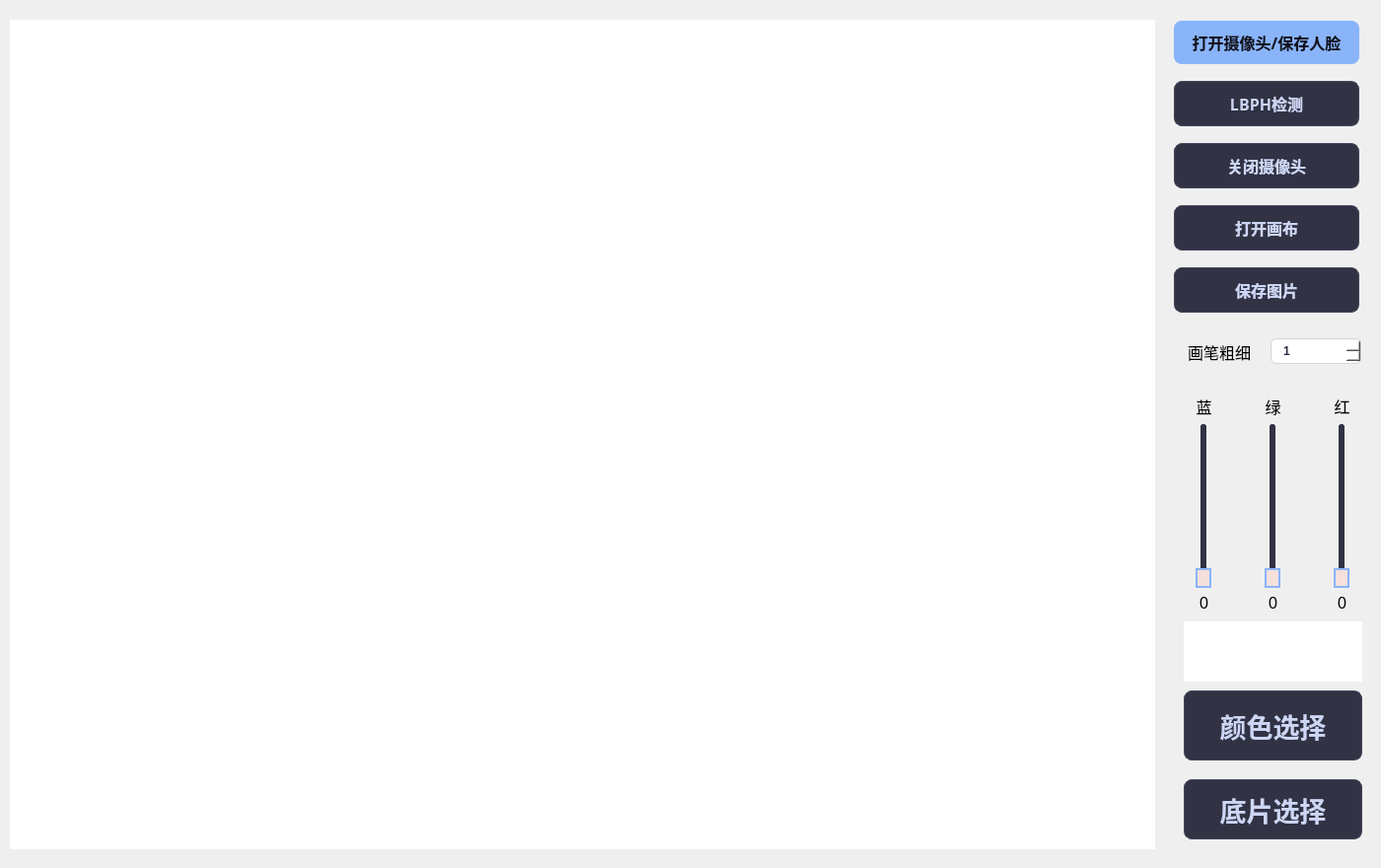
<?xml version="1.0" encoding="UTF-8"?>
<ui version="4.0">
 <class>Form</class>
 <widget class="QWidget" name="Form">
  <property name="geometry">
   <rect>
    <x>0</x>
    <y>0</y>
    <width>1400</width>
    <height>880</height>
   </rect>
  </property>
  <property name="windowTitle">
   <string>Form</string>
  </property>
  <widget class="QLabel" name="label_video">
   <property name="geometry">
    <rect>
     <x>10</x>
     <y>20</y>
     <width>1161</width>
     <height>841</height>
    </rect>
   </property>
   <property name="styleSheet">
    <string notr="true">background-color: rgb(255, 255, 255);</string>
   </property>
   <property name="text">
    <string/>
   </property>
  </widget>
  <widget class="QPushButton" name="but_color_select">
   <property name="geometry">
    <rect>
     <x>1200</x>
     <y>700</y>
     <width>181</width>
     <height>71</height>
    </rect>
   </property>
   <property name="font">
    <font>
     <family>幼圆</family>
     <pointsize>20</pointsize>
     <bold>true</bold>
    </font>
   </property>
   <property name="styleSheet">
    <string notr="true">QPushButton {
    background-color: #313244;
    color: #cdd6f4;
    border: 1px solid #45475a;
    border-radius: 8px;
    padding: 10px 15px;
    font-weight: bold;
}

QPushButton:hover {
    background-color: #45475a;
    border-color: #89b4fa;
    color: #ffffff;
}

QPushButton:pressed {
    background-color: #181825;
    border-color: #74c7ec;
}</string>
   </property>
   <property name="text">
    <string>颜色选择</string>
   </property>
  </widget>
  <widget class="QLabel" name="label_symble">
   <property name="geometry">
    <rect>
     <x>1200</x>
     <y>630</y>
     <width>181</width>
     <height>61</height>
    </rect>
   </property>
   <property name="styleSheet">
    <string notr="true">QLabel {
    background-color: rgb(255, 255, 255);
    font-weight: bold;
    color: #bac2de;
}
</string>
   </property>
   <property name="text">
    <string/>
   </property>
  </widget>
  <widget class="QPushButton" name="but_pic_select">
   <property name="geometry">
    <rect>
     <x>1200</x>
     <y>790</y>
     <width>181</width>
     <height>61</height>
    </rect>
   </property>
   <property name="font">
    <font>
     <family>幼圆</family>
     <pointsize>20</pointsize>
     <bold>true</bold>
    </font>
   </property>
   <property name="styleSheet">
    <string notr="true">QPushButton {
    background-color: #313244;
    color: #cdd6f4;
    border: 1px solid #45475a;
    border-radius: 8px;
    padding: 10px 15px;
    font-weight: bold;
}

QPushButton:hover {
    background-color: #45475a;
    border-color: #89b4fa;
    color: #ffffff;
}

QPushButton:pressed {
    background-color: #181825;
    border-color: #74c7ec;
}</string>
   </property>
   <property name="text">
    <string>底片选择</string>
   </property>
  </widget>
  <widget class="QWidget" name="layoutWidget">
   <property name="geometry">
    <rect>
     <x>1260</x>
     <y>400</y>
     <width>61</width>
     <height>221</height>
    </rect>
   </property>
   <layout class="QVBoxLayout" name="verticalLayout_2">
    <item>
     <widget class="QLabel" name="label_green_flag">
      <property name="font">
       <font>
        <family>幼圆</family>
        <pointsize>12</pointsize>
       </font>
      </property>
      <property name="text">
       <string>绿</string>
      </property>
      <property name="alignment">
       <set>Qt::AlignmentFlag::AlignCenter</set>
      </property>
     </widget>
    </item>
    <item>
     <widget class="QSlider" name="verticalSlider_green">
      <property name="sizePolicy">
       <sizepolicy hsizetype="Minimum" vsizetype="MinimumExpanding">
        <horstretch>0</horstretch>
        <verstretch>0</verstretch>
       </sizepolicy>
      </property>
      <property name="styleSheet">
       <string notr="true">QSlider::groove:vertical {
    background: #313244;
    width: 6px;
    border-radius: 3px;
}

QSlider::sub-page:vertical {
    background: #313244;
    border-radius: 3px;
}

QSlider::add-page:vertical {
    background: qlineargradient(x1:0, y1:0, x2:0, y2:1, stop:0 #89b4fa, stop:1 #b4befe);
    border-radius: 3px;
}

QSlider::handle:vertical {
    background: #f5e0dc;
    border: 2px solid #89b4fa;
    height: 16px;
    width: 16px;
    margin: 0 -5px;
    border-radius: 9px;
}

QSlider::handle:vertical:hover {
    background: #ffffff;
    border-color: #b4befe;
    transform: scale(1.2);
}</string>
      </property>
      <property name="maximum">
       <number>255</number>
      </property>
      <property name="orientation">
       <enum>Qt::Orientation::Vertical</enum>
      </property>
     </widget>
    </item>
    <item>
     <widget class="QLabel" name="label_green_num">
      <property name="font">
       <font>
        <pointsize>12</pointsize>
       </font>
      </property>
      <property name="text">
       <string>0</string>
      </property>
      <property name="alignment">
       <set>Qt::AlignmentFlag::AlignCenter</set>
      </property>
     </widget>
    </item>
   </layout>
  </widget>
  <widget class="QWidget" name="layoutWidget_2">
   <property name="geometry">
    <rect>
     <x>1330</x>
     <y>400</y>
     <width>61</width>
     <height>221</height>
    </rect>
   </property>
   <layout class="QVBoxLayout" name="verticalLayout_3">
    <item>
     <widget class="QLabel" name="label_red_flag">
      <property name="font">
       <font>
        <family>幼圆</family>
        <pointsize>12</pointsize>
       </font>
      </property>
      <property name="text">
       <string>红</string>
      </property>
      <property name="alignment">
       <set>Qt::AlignmentFlag::AlignCenter</set>
      </property>
     </widget>
    </item>
    <item>
     <widget class="QSlider" name="verticalSlider_red">
      <property name="sizePolicy">
       <sizepolicy hsizetype="Minimum" vsizetype="MinimumExpanding">
        <horstretch>0</horstretch>
        <verstretch>0</verstretch>
       </sizepolicy>
      </property>
      <property name="styleSheet">
       <string notr="true">QSlider::groove:vertical {
    background: #313244;
    width: 6px;
    border-radius: 3px;
}

QSlider::sub-page:vertical {
    background: #313244;
    border-radius: 3px;
}

QSlider::add-page:vertical {
    background: qlineargradient(x1:0, y1:0, x2:0, y2:1, stop:0 #89b4fa, stop:1 #b4befe);
    border-radius: 3px;
}

QSlider::handle:vertical {
    background: #f5e0dc;
    border: 2px solid #89b4fa;
    height: 16px;
    width: 16px;
    margin: 0 -5px;
    border-radius: 9px;
}

QSlider::handle:vertical:hover {
    background: #ffffff;
    border-color: #b4befe;
    transform: scale(1.2);
}</string>
      </property>
      <property name="maximum">
       <number>255</number>
      </property>
      <property name="orientation">
       <enum>Qt::Orientation::Vertical</enum>
      </property>
     </widget>
    </item>
    <item>
     <widget class="QLabel" name="label_red_num">
      <property name="font">
       <font>
        <pointsize>12</pointsize>
       </font>
      </property>
      <property name="text">
       <string>0</string>
      </property>
      <property name="alignment">
       <set>Qt::AlignmentFlag::AlignCenter</set>
      </property>
     </widget>
    </item>
   </layout>
  </widget>
  <widget class="QWidget" name="layoutWidget">
   <property name="geometry">
    <rect>
     <x>1190</x>
     <y>400</y>
     <width>61</width>
     <height>221</height>
    </rect>
   </property>
   <layout class="QVBoxLayout" name="verticalLayout">
    <item>
     <widget class="QLabel" name="label_bule_flag">
      <property name="font">
       <font>
        <family>幼圆</family>
        <pointsize>12</pointsize>
       </font>
      </property>
      <property name="text">
       <string>蓝</string>
      </property>
      <property name="alignment">
       <set>Qt::AlignmentFlag::AlignCenter</set>
      </property>
     </widget>
    </item>
    <item>
     <widget class="QSlider" name="verticalSlider_blue">
      <property name="sizePolicy">
       <sizepolicy hsizetype="Minimum" vsizetype="MinimumExpanding">
        <horstretch>0</horstretch>
        <verstretch>0</verstretch>
       </sizepolicy>
      </property>
      <property name="styleSheet">
       <string notr="true">QSlider::groove:vertical {
    background: #313244;
    width: 6px;
    border-radius: 3px;
}

QSlider::sub-page:vertical {
    background: #313244;
    border-radius: 3px;
}

QSlider::add-page:vertical {
    background: qlineargradient(x1:0, y1:0, x2:0, y2:1, stop:0 #89b4fa, stop:1 #b4befe);
    border-radius: 3px;
}

QSlider::handle:vertical {
    background: #f5e0dc;
    border: 2px solid #89b4fa;
    height: 16px;
    width: 16px;
    margin: 0 -5px;
    border-radius: 9px;
}

QSlider::handle:vertical:hover {
    background: #ffffff;
    border-color: #b4befe;
    transform: scale(1.2);
}</string>
      </property>
      <property name="maximum">
       <number>255</number>
      </property>
      <property name="orientation">
       <enum>Qt::Orientation::Vertical</enum>
      </property>
     </widget>
    </item>
    <item>
     <widget class="QLabel" name="label_blue_num">
      <property name="font">
       <font>
        <pointsize>12</pointsize>
       </font>
      </property>
      <property name="text">
       <string>0</string>
      </property>
      <property name="alignment">
       <set>Qt::AlignmentFlag::AlignCenter</set>
      </property>
     </widget>
    </item>
   </layout>
  </widget>
  <widget class="QWidget" name="layoutWidget">
   <property name="geometry">
    <rect>
     <x>1190</x>
     <y>340</y>
     <width>190</width>
     <height>33</height>
    </rect>
   </property>
   <layout class="QHBoxLayout" name="horizontalLayout">
    <item>
     <widget class="QLabel" name="label">
      <property name="font">
       <font>
        <family>幼圆</family>
        <pointsize>12</pointsize>
       </font>
      </property>
      <property name="text">
       <string>画笔粗细</string>
      </property>
      <property name="alignment">
       <set>Qt::AlignmentFlag::AlignCenter</set>
      </property>
     </widget>
    </item>
    <item>
     <widget class="QSpinBox" name="font_size">
      <property name="styleSheet">
       <string notr="true">QSpinBox {
    background-color: #ffffff;
    color: #2b2d42;
    border: 1px solid #ced4da;
    border-radius: 6px;
    padding: 4px 10px;
    font-weight: bold;
}

QSpinBox:hover {
    border-color: #4a90e2;
}

QSpinBox:focus {
    border: 1.5px solid #4a90e2;
    background-color: #ffffff;
}</string>
      </property>
      <property name="minimum">
       <number>1</number>
      </property>
      <property name="maximum">
       <number>50</number>
      </property>
     </widget>
    </item>
   </layout>
  </widget>
  <widget class="QWidget" name="layoutWidget">
   <property name="geometry">
    <rect>
     <x>1190</x>
     <y>10</y>
     <width>188</width>
     <height>321</height>
    </rect>
   </property>
   <layout class="QVBoxLayout" name="verticalLayout_4">
    <item>
     <widget class="QPushButton" name="but_open_save_face">
      <property name="font">
       <font>
        <family>幼圆</family>
        <pointsize>12</pointsize>
        <bold>true</bold>
       </font>
      </property>
      <property name="styleSheet">
       <string notr="true">QPushButton {
    background-color: #89b4fa;
    color: #11111b;
    border: none;
    border-radius: 8px;
    padding: 10px 15px;
    font-weight: bold;
}

QPushButton:hover {
    background-color: #b4befe;
    border-color: #89b4fa;
    color: #ffffff;
}

QPushButton:pressed {
    background-color: #181825;
    border-color: #74c7ec;
}</string>
      </property>
      <property name="text">
       <string>打开摄像头/保存人脸</string>
      </property>
     </widget>
    </item>
    <item>
     <widget class="QPushButton" name="but_recognizer_LBPH">
      <property name="font">
       <font>
        <family>幼圆</family>
        <pointsize>12</pointsize>
        <bold>true</bold>
       </font>
      </property>
      <property name="styleSheet">
       <string notr="true">QPushButton {
    background-color: #313244;
    color: #cdd6f4;
    border: 1px solid #45475a;
    border-radius: 8px;
    padding: 10px 15px;
    font-weight: bold;
}

QPushButton:hover {
    background-color: #45475a;
    border-color: #89b4fa;
    color: #ffffff;
}

QPushButton:pressed {
    background-color: #181825;
    border-color: #74c7ec;
}</string>
      </property>
      <property name="text">
       <string>LBPH检测</string>
      </property>
     </widget>
    </item>
    <item>
     <widget class="QPushButton" name="but_close">
      <property name="font">
       <font>
        <family>幼圆</family>
        <pointsize>12</pointsize>
        <bold>true</bold>
       </font>
      </property>
      <property name="styleSheet">
       <string notr="true">QPushButton {
    background-color: #313244;
    color: #cdd6f4;
    border: 1px solid #45475a;
    border-radius: 8px;
    padding: 10px 15px;
    font-weight: bold;
}

QPushButton:hover {
    background-color: #45475a;
    border-color: #89b4fa;
    color: #ffffff;
}

QPushButton:pressed {
    background-color: #181825;
    border-color: #74c7ec;
}</string>
      </property>
      <property name="text">
       <string>关闭摄像头</string>
      </property>
     </widget>
    </item>
    <item>
     <widget class="QPushButton" name="but_draw">
      <property name="font">
       <font>
        <family>幼圆</family>
        <pointsize>12</pointsize>
        <bold>true</bold>
       </font>
      </property>
      <property name="styleSheet">
       <string notr="true">QPushButton {
    background-color: #313244;
    color: #cdd6f4;
    border: 1px solid #45475a;
    border-radius: 8px;
    padding: 10px 15px;
    font-weight: bold;
}

QPushButton:hover {
    background-color: #45475a;
    border-color: #89b4fa;
    color: #ffffff;
}

QPushButton:pressed {
    background-color: #181825;
    border-color: #74c7ec;
}</string>
      </property>
      <property name="text">
       <string>打开画布</string>
      </property>
     </widget>
    </item>
    <item>
     <widget class="QPushButton" name="but_save_pic">
      <property name="font">
       <font>
        <family>幼圆</family>
        <pointsize>12</pointsize>
        <bold>true</bold>
       </font>
      </property>
      <property name="styleSheet">
       <string notr="true">QPushButton {
    background-color: #313244;
    color: #cdd6f4;
    border: 1px solid #45475a;
    border-radius: 8px;
    padding: 10px 15px;
    font-weight: bold;
}

QPushButton:hover {
    background-color: #45475a;
    border-color: #89b4fa;
    color: #ffffff;
}

QPushButton:pressed {
    background-color: #181825;
    border-color: #74c7ec;
}</string>
      </property>
      <property name="text">
       <string>保存图片</string>
      </property>
     </widget>
    </item>
   </layout>
  </widget>
 </widget>
 <resources/>
 <connections/>
</ui>
